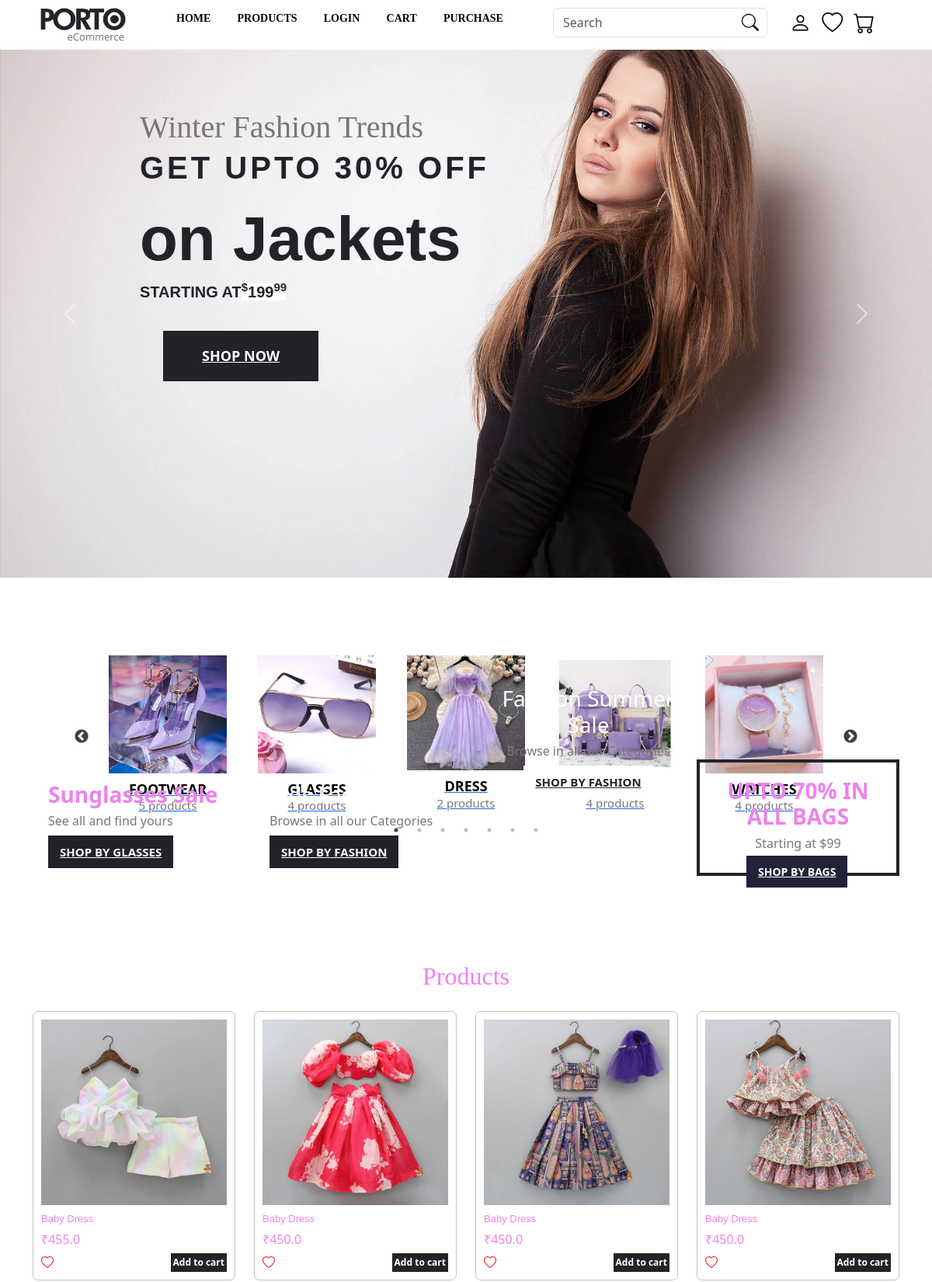
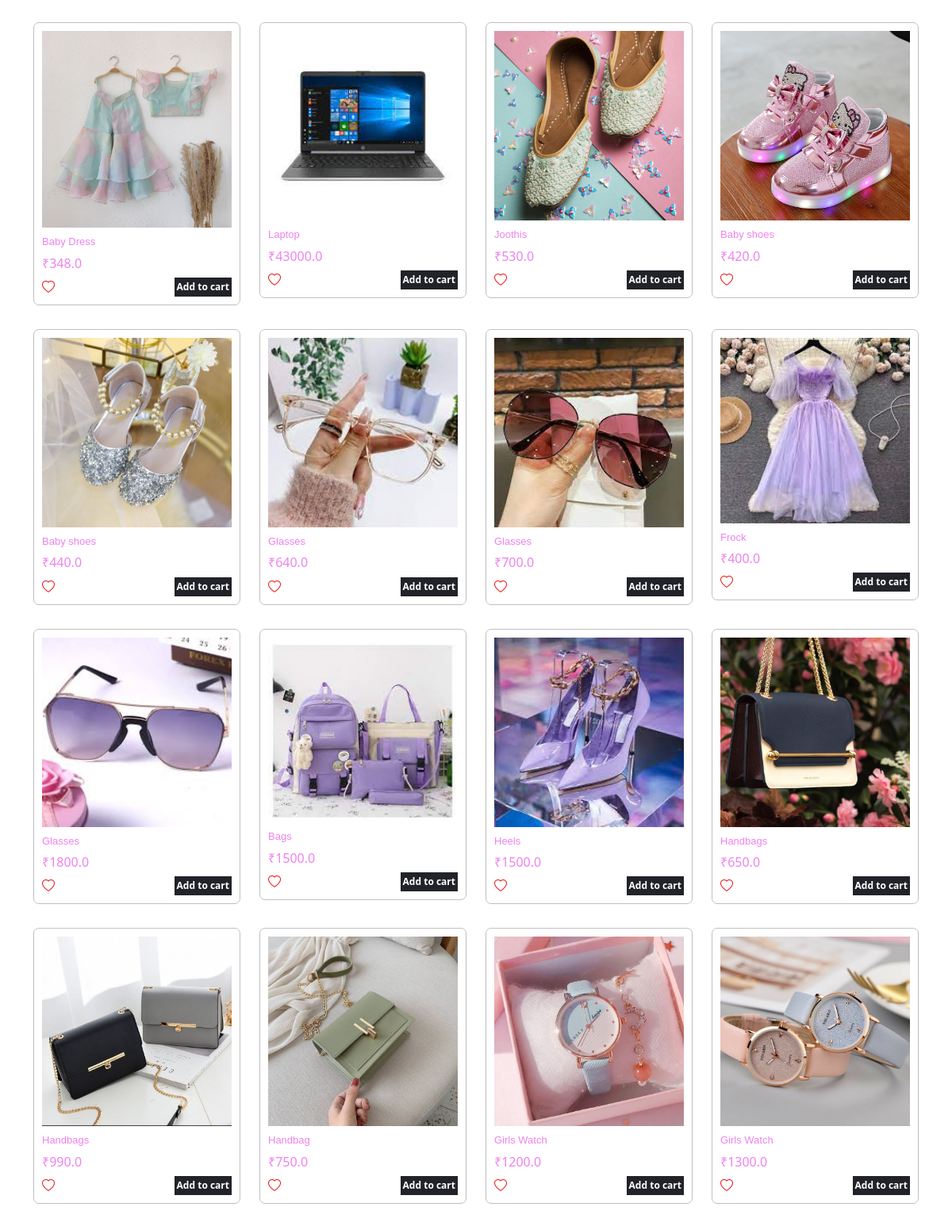
Screenshot of /?sm=1 (upper part) with the database file from the repository (2 pictures, top to bottom).
### pages/models.py (models this page shows, shortened)
class Category(models.Model):
    cat_name=models.CharField(max_length=255)
    cat_image=models.ImageField(null=True,upload_to='uploads')
    cat_pro_count=models.IntegerField()

class Product(models.Model): #uploaded product details are shown in this model
    product_name=models.CharField(max_length=255)
    product_price=models.FloatField()
    product_image=models.CharField(max_length=255)
    product_desc=models.CharField(null=True,max_length=400)
    product_cat=models.IntegerField(null=True)

### pages/views.py (the view, shortened to what this page needs)
# urls.py: path('',views.index,name='index'),
def index(request):
    if 'sm' in request.GET:
        products = Product.objects.all().order_by('-id')
    else:
        products = Product.objects.all().order_by('-id')[:4]
    category = Category.objects.all().values()
    context = {
        'products' : products,
        'category' : category,
    }
    template=loader.get_template("index.html")
    return HttpResponse(template.render(context,request))

### pages/templates/index.html (shortened to what this page needs)
{% extends 'master.html' %}
{% load static %}
{% block content %}
    <div id="demo" class="carousel slide" data-bs-ride="carousel">
        <div class="carousel-inner">
        <div class="carousel-item active" style="height:680px;position: relative;">
            <img src="{% static 'picture1.jpg' %}" class="d-block" style="width:100%;">
            <div class="carousel-caption inbox" style="text-align: left;position:absolute;top:0px">
                <h1 class="first">Winter Fashion Trends</h1>
                <h2 class="second">Get upto 30% OFF</h2>
                <h3 class="third">on Jackets</h3>
                <h2 class="fourth">Starting at<span class="price"><sup>$</sup>199<sup>99</sup></span></h2>
                <a href="" class="shopnow">SHOP NOW</a>
            </div>
        </div>
        <button class="carousel-control-prev" type="button" data-bs-target="#demo" data-bs-slide="prev">
        <span class="carousel-control-prev-icon"></span>
        </button>
        <button class="carousel-control-next" type="button" data-bs-target="#demo" data-bs-slide="next">
        <span class="carousel-control-next-icon"></span>
        </button>
    </div>
<section>
        <section class="regular slider" >
            {% for c in category %}
                <div>
                    <a href="/products/{{c.id}}"><img src="/media/{{ c.cat_image }}">
                        <h3 class="Items">{{c.cat_name}}</h3>
                        <h3 class="numof">{{c.cat_pro_count}} products</h3>
                    </a>
                </div>
            {% endfor %}
        </section>
</section>
    <section class="sec3">
        <div data-aos="fade-down" data-aos-duration="1000">
        <div class="container-fluid">
            <div class="inbox1">
            <div class="row">
                    <div class="col-sm-3">
                        <div class="demo1">
                            <div class="sub1">
                            <h3 class="head1">Sunglasses Sale</h3>
                            <h3 class="head2">See all and find yours</h3>
                            <a href="/products/4" class="shopglasses">SHOP BY GLASSES</a>
                            </div>
                        </div>
                    </div>
                    <div class="col-sm-3">
                        <div class="demo2">
                            <div class="sub1">
                                <h3 class="head01">Kids Fashion</h3>
                                <h3 class="head2">Browse in all our Categories</h3>
                                <a href="/products/10" class="shopglasses">SHOP BY FASHION</a>
                            </div>
                        </div>
                    </div>
                    <div class="col-sm-3">
                        <div class="demo3">
                            <div class="sub3">
                                <h3 class="head01">Fashion Summer Sale</h3>
                                <h3 class="head2">Browse in all our Categories</h3>
                                <a href="/products/5" class="shopglasses2">SHOP BY FASHION</a>
                            </div>
                        </div>
                    </div>
                    <div class="col-sm-3">
                        <div class="demo4">
                            <div class="sub4">
                                <h3 class="head1">UPTO 70% IN ALL BAGS</h3>
                                <h3 class="head2">Starting at $99</h3>
                                <a href="/products/7" class="shopglasses3">SHOP BY BAGS</a>
                            </div>
                        </div>
                    </div>
                </div>
            </div>
        </div>
    </div>
    </section>
<section id="prod">
    <h2 class="prohead">Products</h2>
    <div class="container">
        <div class="row">
            {% for x in products %}
                <div class="col-sm-3">
                    <div class="proimg" data-toggle="modal" data-target="#myModal{{x.id}}" style="border-radius: 7px;padding:10px">
                            <img src="{% static 'uploads/' %}{{x.product_image}}" alt="" width="100%">
                            <h6 class="head">{{ x.product_name }}</h6>
                        <div class="row">
                            <div class="col-sm-12">
                                <h6 class="price">₹{{ x.product_price }}</h6>
                            </div>
                        </div>
                        <div class="row">
                            <div class="col-sm-3">
                                <a href="/addtowish/{{x.id}}"><i class="bi-heart" style=" cursor: pointer; color: rgb(231, 19, 19);  "></i></a>
                            </div>
                            <div class="col-sm-9">
                                <a href="/addtocart/{{x.id}}" class="cart" style="padding: 3px;">Add to cart</a>
                            </div>
                        </div>
                    </div>
                </div>
            {% endfor %}
            </div>
        </div>
    </div>
{% endblock %}

### pages/static/shopping.css (style rules this page uses)
.inbox { min-height: 300px; margin-top: 60px; margin-bottom: 60px; }
.first { font-family: 'Segoe Script','Savoye LET'; font-size: 2.5em; color: #777777; line-height: 1; font-weight: 400; }
.second { font-family:sans-serif; font-weight: 700; font-size: 40px; color: #222329; letter-spacing:4px; text-transform: uppercase; margin: 0 0 20px 0; }
.third { font-family:sans-serif; font-weight:700; color: #222329; font-size:80px; }
.fourth { font-family: Poppins,sans-serif; font-weight:bold; font-size: 20px; color: #222329; text-transform: uppercase; }
.price { background-color: #fff; }
.shopnow { background: #222329; padding: 19px 50px; margin-left: 30px; font-weight: bolder; font-size: 18px; color: #fff; display: inline-block; margin-top: 30px; }
.Items { margin-top: 10px; color: rgb(0, 0, 0); font-size: 18px; font-weight: bold; text-transform: uppercase; text-align: center; }
.numof { text-align: center; font-size: 15px; margin-top: -7px; color: #777777; }
.sec3 { margin: 80px 30px; }
.demo1 { position: relative; }
.demo2 { position: relative; }
.demo3 { position: relative; }
.demo4 { position: relative; }
.sub1 { position: absolute; bottom: 40px; left: 20px; }
.head1 { font-weight: bold; }
.head2 { font-size: medium; color: #777777; }
.shopglasses { background: #222329; padding: 10px 15px; font-weight: bolder; font-size: 15px; color: #fff; display: inline-block; }
.sub3 { position: absolute; bottom: 130px; left:30px; text-align: center; }
.head01 { color: #fff; }
.shopglasses2 { background: #ffffff; padding: 10px 15px; font-weight: bolder; font-size: 15px; color: #222329; display: inline-block; }
.sub4 { position: absolute; bottom: 30px; padding: 20px 10px; text-align: center; border:4px solid #222329; }
.shopglasses3 { background: #222339; padding: 10px 15px; font-weight: bold; font-size: 14px; color: #ffffff; position: absolute; bottom:-19px; left:60px; }
.head { margin: 10px 0px 10px 0px; font-size: 13px; font-family: sans-serif; }
.prohead { margin: 0px 0px 25px 0px; text-align: center; font-family:Cambria, Cochin, Georgia, Times, 'Times New Roman', serif; }
.proimg { margin-bottom: 30px; border:1px solid #c0c0c2; padding: 7px; }
.cart { font-size:12px; text-decoration: none; background-color: #222329; color: #fff; float: right; }

### mystaticfiles/myglobal.css (style rules this page uses)
body { color:violet; font-weight: bold; }

### pages/templates/index.html (style rules this page uses)
html, body { margin: 0; padding: 0; }
* { box-sizing: border-box; }
.slider { width: 80%; margin: 100px auto; }
.slick-slide img { width: 100%; }

### rows the page displays
Category: cat_image (picture), cat_name "FOOTWEAR", cat_pro_count "5"
Category: cat_image (picture), cat_name "GLASSES", cat_pro_count "4"
Category: cat_image (picture), cat_name "DRESS", cat_pro_count "2"
Category: cat_image (picture), cat_pro_count "4"
Category: cat_image (picture), cat_name "WATCHES", cat_pro_count "4"
Product: product_image (picture), product_name "Baby Dress", product_price "455.0"
Product: product_image (picture), product_name "Baby Dress", product_price "450.0"
Product: product_image (picture), product_name "Baby Dress", product_price "450.0"
Product: product_image (picture), product_name "Baby Dress", product_price "450.0"
Product: product_image (picture), product_name "Baby Dress", product_price "348.0"
Product: product_image (picture), product_name "Laptop", product_price "43000.0"
Product: product_image (picture), product_name "Joothis", product_price "530.0"
Product: product_image (picture), product_name "Baby shoes", product_price "420.0"
Product: product_image (picture), product_name "Baby shoes", product_price "440.0"
Product: product_image (picture), product_name "Glasses", product_price "640.0"
Product: product_image (picture), product_name "Glasses", product_price "700.0"
Product: product_image (picture), product_name "Frock", product_price "400.0"
Product: product_image (picture), product_name "Glasses", product_price "1800.0"
Product: product_image (picture), product_name "Bags", product_price "1500.0"
Product: product_image (picture), product_name "Heels", product_price "1500.0"
Product: product_image (picture), product_name "Handbags", product_price "650.0"
Product: product_image (picture), product_name "Handbags", product_price "990.0"
Product: product_image (picture), product_name "Handbag", product_price "750.0"
Product: product_image (picture), product_name "Girls Watch", product_price "1200.0"
Product: product_image (picture), product_name "Girls Watch", product_price "1300.0"
